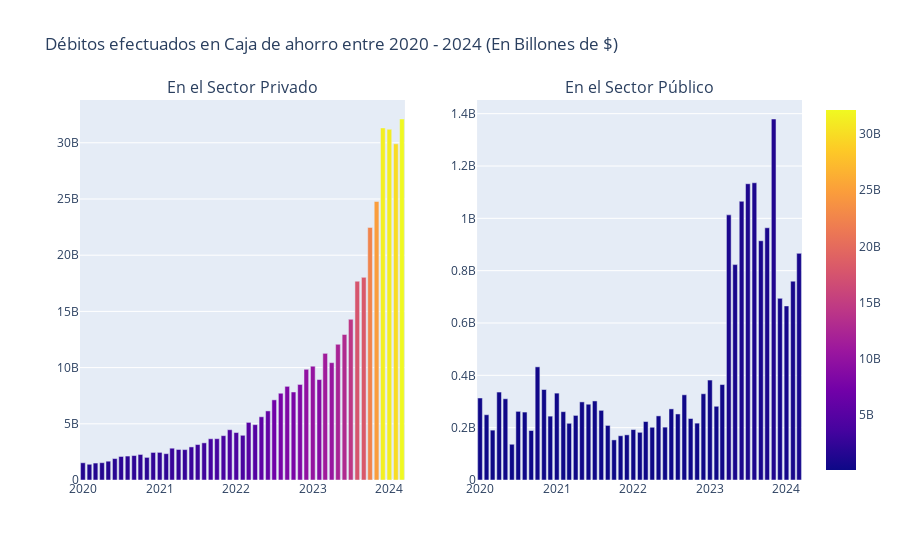

Source (notebook cell):
### Code cell
fig_series_CA= make_subplots(rows=1, cols=2,
                                 subplot_titles=(
                                                 "En el Sector Privado",
                                                 "En el Sector Público"
                                                )
                            )

fig_serie_CA_private= px.bar(historial_depositos.iloc[960:], x="Mes-Año", y="CA del sector privado", 
                              title="CA del sector privado 1940 - 2024", color="CA del sector privado"
                            )
fig_series_CA.add_trace(fig_serie_CA_private.data[0], row=1, col=1)



fig_serie_CA_public= px.bar(historial_depositos.iloc[960:], x="Mes-Año", y="CA del sector público",
                            title="CA del sector público 1940 - 2024", color= "CA del sector público"
                           )
fig_series_CA.add_trace(fig_serie_CA_public.data[0], row=1, col=2)


fig_series_CA.update_layout(
    title_text="Débitos efectuados en Caja de ahorro entre 2020 - 2024 (En Billones de $)",
    showlegend=True,
)

fig_series_CA.show()
